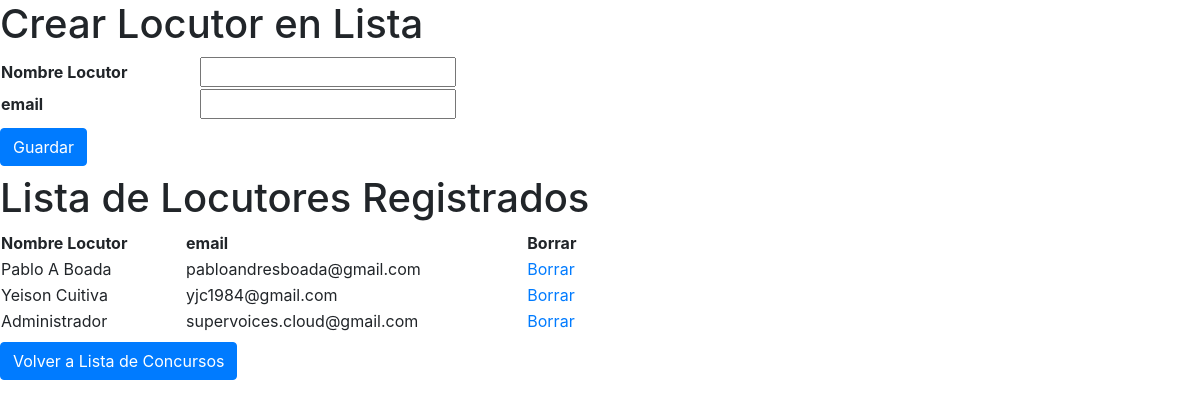
The page /user/crearlocutorlista/ (signed in) on the database its author committed.
### WebConcursos/models.py (models this page shows)
class ListaLocutores(models.Model):
    nombre = models.CharField(max_length=200)
    email = models.EmailField(max_length=200)
    id_administrador = models.ForeignKey(User,on_delete=models.CASCADE)

### WebConcursos/views.py (the view)
# urls.py: url(r'user/crearlocutorlista/',views.RegistrarLocutorView, name = 'crear_locutor_lista'),
def RegistrarLocutorView(request):
	if request.method == 'POST':
		form_lista_locutor = forms.FormListaLocutor(data=request.POST)
		if form_lista_locutor.is_valid():
			formulario = form_lista_locutor.save(commit=False)
			formulario.id_administrador = request.user
			formulario.save()
			locutores = ListaLocutores.objects.filter(id_administrador = request.user)
			form_lista_locutor = forms.FormListaLocutor()
			return render(request, 'crear_lista_locutores.html', {'form_lista_locutor':form_lista_locutor, 'locutores':locutores})
	else:
		locutores = ListaLocutores.objects.filter(id_administrador = request.user)
		form_lista_locutor = forms.FormListaLocutor()
	return render(request,'crear_lista_locutores.html',{'form_lista_locutor':form_lista_locutor, 'locutores':locutores})

### WebConcursos/forms.py
class FormListaLocutor(forms.ModelForm):
    class Meta:
        model = models.ListaLocutores
        fields = ['nombre','email']

### WebConcursos/templates/crear_lista_locutores.html (shortened to what this page needs)
{% extends 'base_layout.html' %}
{% block content%}
  <h1>Crear Locutor en Lista</h1>
    <form id ='form_crear' method='POST' action="{% url 'WebConcursos:crear_locutor_lista' %}">
    <table style="width:50%">
			  <tr>
			    <th>Nombre Locutor</th>
			    <td>{{form_lista_locutor.nombre}}</td>
			  </tr>
			   <tr>
			    <th>email</th>
			    <td>{{form_lista_locutor.email}}</td>
			  </tr>
		</table>
		<input id="boton_crear" class="btn btn-primary my-2" type='submit' value='Guardar'/>
</form>
 <h1>Lista de Locutores Registrados</h1>
     <table style="width:50%">
     	<tr>
			    <th>Nombre Locutor</th>
			     <th>email</th>
			     <th>Borrar</th>
			  </tr>
     	{% for locutores in locutores%}
			   <tr>
			   	 <td>{{locutores.nombre}}</td>
			    <td>{{locutores.email}}</td>
			    <td><a href="{% url 'WebConcursos:borrar_locutor' id_locutor=locutores.id %}">Borrar</a></td>
			  </tr>
			  {% endfor %}
	</table>
  <form class ='formularios' method='post' action="{% url 'WebConcursos:lista_concursos' %}">
        <input class="btn btn-primary my-2" type='submit' value='Volver a Lista de Concursos'/>
    </form>
{% endblock%}

### rows shown on the page
ListaLocutores: nombre "Pablo A Boada", email "pabloandresboada@gmail.com"
ListaLocutores: nombre "Yeison Cuitiva", email "yjc1984@gmail.com"
ListaLocutores: nombre "Administrador", email "supervoices.cloud@gmail.com"
